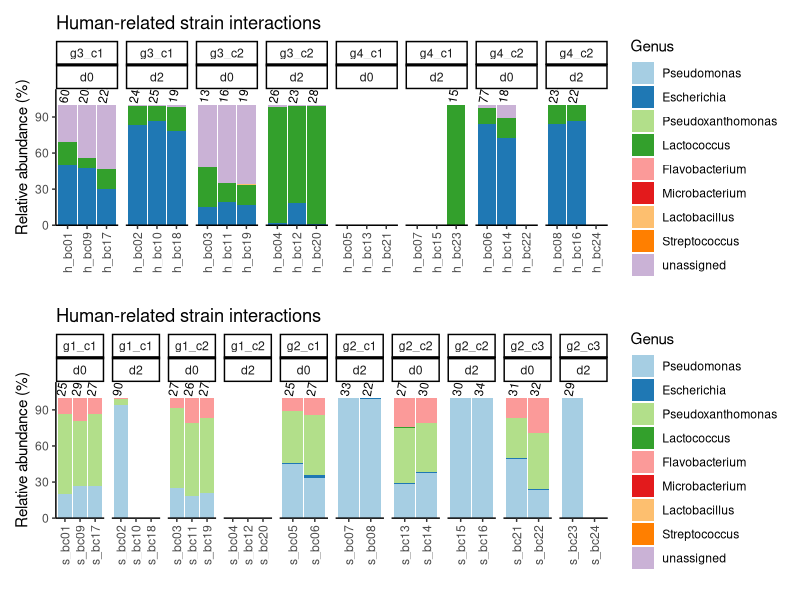

Recreate this plot in R.
## ---- chunk 1
library(tidyverse)
library(patchwork) 

df_wide <- read_tsv("data/otu_table_genus.tsv")
mapping <- read_csv("data/metadata.csv") 

#expected <- read_csv("data/expected.csv")
## ---- chunk 2
df <- df_wide |>
    pivot_longer(
        cols = contains("bc"),
        names_to = "barcode",
        values_to = "counts"
    )

df <- df |> 
    group_by(barcode) |>
    mutate(rel_abundance = (counts / sum(counts)) * 100) |>
    ungroup() |>
    mutate(genus = fct_reorder(genus, rel_abundance, .fun = sum)) |>
    mutate(genus = fct_relevel(genus, "unassigned", after = 0))

df_all <- merge(df, mapping, by.x = "barcode", by.y = "unique_barcode", all.y = TRUE) 

# df_filtered <- df |>
#     inner_join(expected, by = c("culture", "genus")) |>
#     group_by(sample) |>
#     mutate(rel_abundance = (counts / sum(counts)) * 100) 

## ---- chunk 3
df_h <- df_all |> filter(microbes_used == "h") 
df_s <- df_all |> filter(microbes_used == "s")

sample_counts_h <- df_h |>
    group_by(barcode, community, d) |>
    summarise(total = sum(counts), .groups = "drop")

sample_counts_s <- df_s |>
    group_by(barcode, community, d) |>
    summarise(total = sum(counts), .groups = "drop")


p1 <- ggplot(df_h, aes(x = barcode, y = rel_abundance)) +
    geom_col(aes(fill = genus), width = 0.95) +
    scale_fill_brewer(palette = "Paired", na.translate = FALSE, direction = -1) +
    scale_y_continuous(expand = expansion(mult = c(0, 0.12)) ) +
    geom_text(
    data = sample_counts_h, 
    aes(x = barcode, y = 101, label = total),  # y = 1 puts labels above 100% stacked bars
    vjust = 0, hjust = 0, size = 3, angle = 80
    ) +
    labs(
        title = "Human-related strain interactions",
        y = "Relative abundance (%)",
        x = "",
        fill = "Genus"
    ) +
    facet_grid(cols = vars(community, d), scales = "free") +
    theme_classic()    +
    theme(
        axis.text.x = element_text(angle = 90, vjust = 0.5, hjust = 1)
    ) +
    guides(fill = guide_legend(reverse = TRUE))

p2 <- ggplot(df_s, aes(x = barcode, y = rel_abundance)) +
    geom_col(aes(fill = genus), width = 0.95) +
    scale_fill_brewer(palette = "Paired", na.translate = FALSE, direction = -1) +
    scale_y_continuous(expand = expansion(mult = c(0, 0.12)) ) +
    geom_text(
    data = sample_counts_s, 
    aes(x = barcode, y = 101, label = total),  # y = 1 puts labels above 100% stacked bars
    vjust = 0, hjust = 0, size = 3, angle = 80
    ) +
    labs(
        title = "Human-related strain interactions",
        y = "Relative abundance (%)",
        x = "",
        fill = "Genus"
    ) +
    facet_grid(cols = vars(community, d), scales = "free") +
    theme_classic()    +
    theme(
        axis.text.x = element_text(angle = 90, vjust = 0.5, hjust = 1)
    ) +
    guides(fill = guide_legend(reverse = TRUE))

p1 / p2
